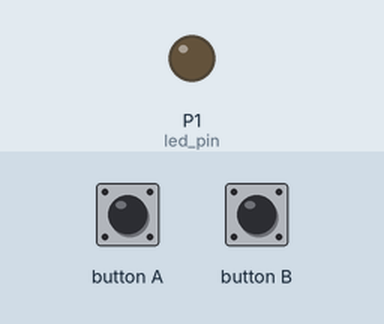
Recording of a program running on a simulated BBC micro:bit running MicroPython. Parts: output pins drawn as LEDs (lit = HIGH). The test bench sets the inputs (shaded band).

Above: at 1.2 s.
1.3 s: button A pressed for 0.15 s
At 2.1 s:
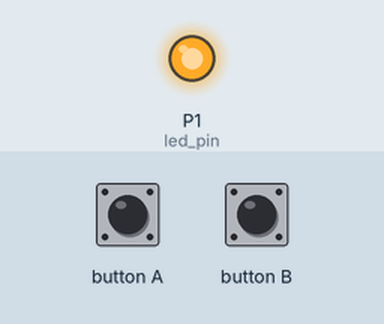
2.9 s: button B pressed for 0.15 s
At 3.2 s:
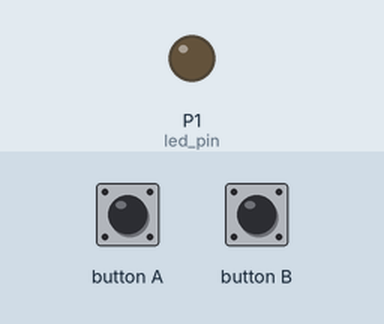
4.5 s: button A pressed for 1 s
At 5.9 s:
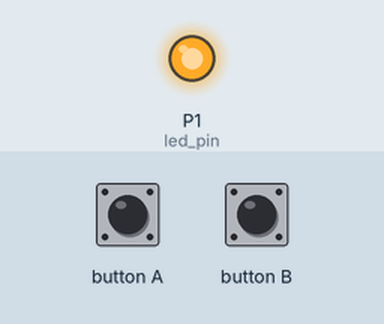
7.0 s: button B pressed for 1 s
At 7.6 s:
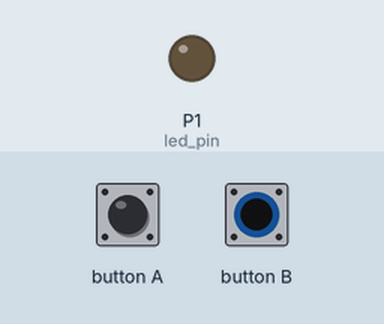
Timing chart, 0 to 10.0 s (numbered marks = the images above; inputs shaded):
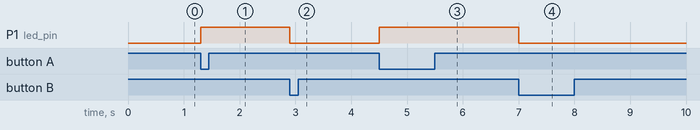

The program:

led-button-03.py
```python
# Imports go at the top
from microbit import *

# Set the LED pin
led_pin = pin1

# Code in a 'while True:' loop repeats forever
while True:
    # If button A is pressed
    if button_a.is_pressed():
        # Turn the LED on
        led_pin.write_digital(1)
    # If button B is pressed
    elif button_b.is_pressed():
        # Turn the LED off
        led_pin.write_digital(0)
    # Otherwise
    else:
        # Do nothing
        pass
    # Wait for 10ms (0.01 seconds)
    sleep(10)
```

Measured:
- after the input at 1.3 s, P1 (led_pin): LOW → HIGH at once
- after the input at 2.9 s, P1 (led_pin): HIGH → LOW at once
- after the input at 4.5 s, P1 (led_pin): LOW → HIGH at once
- after the input at 7.0 s, P1 (led_pin): HIGH → LOW at once
